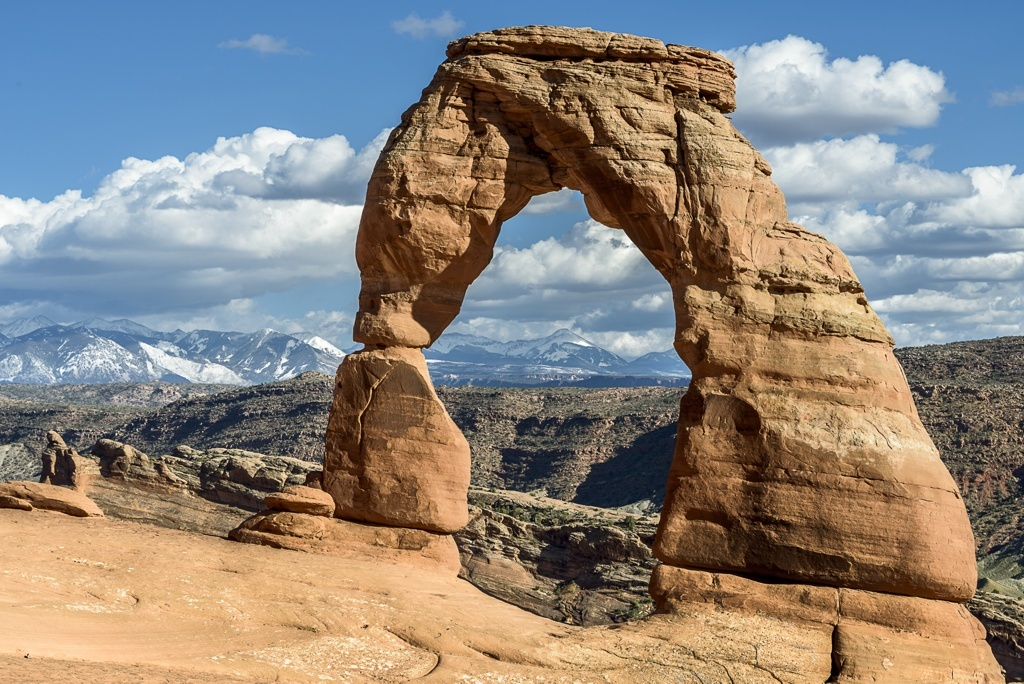
%> input picture assignment 2/delicate_arch.jpg, 1024 x 684 px
$ octave ColorHandling.m   (GNU Octave 9; MATLAB toolbox functions it lacks are replaced by stand-ins)
%> lines starting %> are read from the running program, lines starting %| are printed output that depends on the picture; in (x1, y1, x2, y2) boxes, pixels count from 0 and x2, y2 are one past the last pixel; in counts of white or black regions, pixels touching at a corner belong together; the program's own positions count from 1
%%%%% Ex3. Image Stylization
clear;
clc;

I = imread('delicate_arch.jpg');
%> I is the input picture: size 684x1024x3 uint8; mean R, G, B 140.8, 133.9, 126.5
I_ycbcr = rgb2ycbcr(double(I)./255);   %this is a transformation that you will learn about in later lectures, dont worry about it now
%> I_ycbcr: size 684x1024x3 double; mean of channels 1, 2, 3 0.518, 0.485, 0.516
I_gray = double(rgb2gray(I))./255;     %Just use this gray-scale image for any further processing

sigma_space = 5;
sigma_range = 0.1;
I_smooth = imbilatfilt(I_gray, sigma_range, sigma_space);
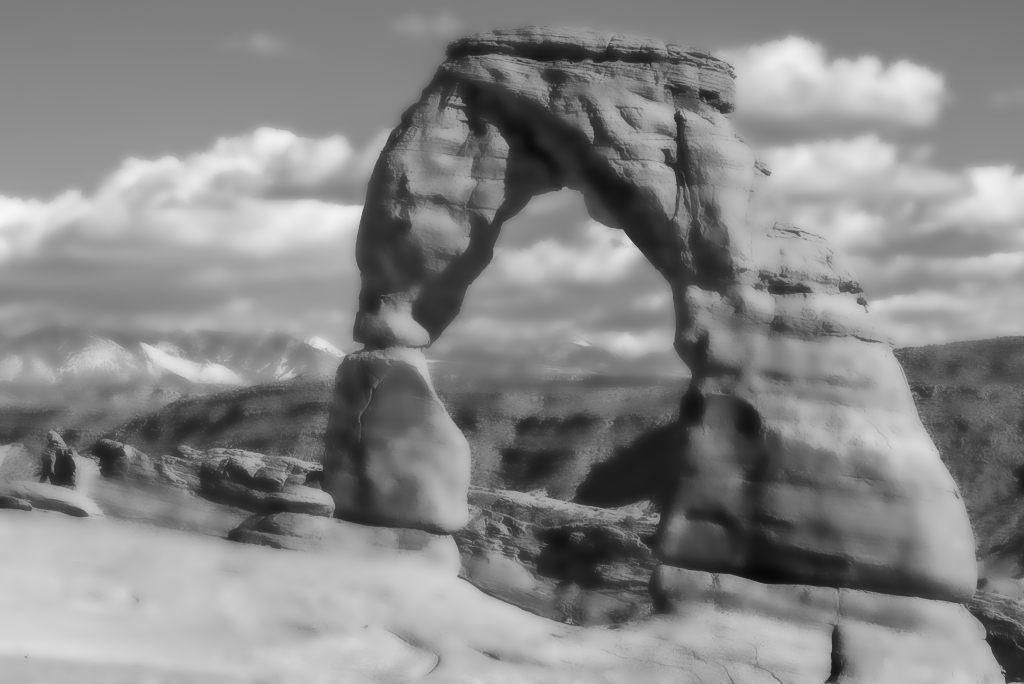
%> I_smooth: size 684x1024 double; min 0.0318, max 0.972, mean 0.53

I_edge = edge(I_smooth, 'Canny');
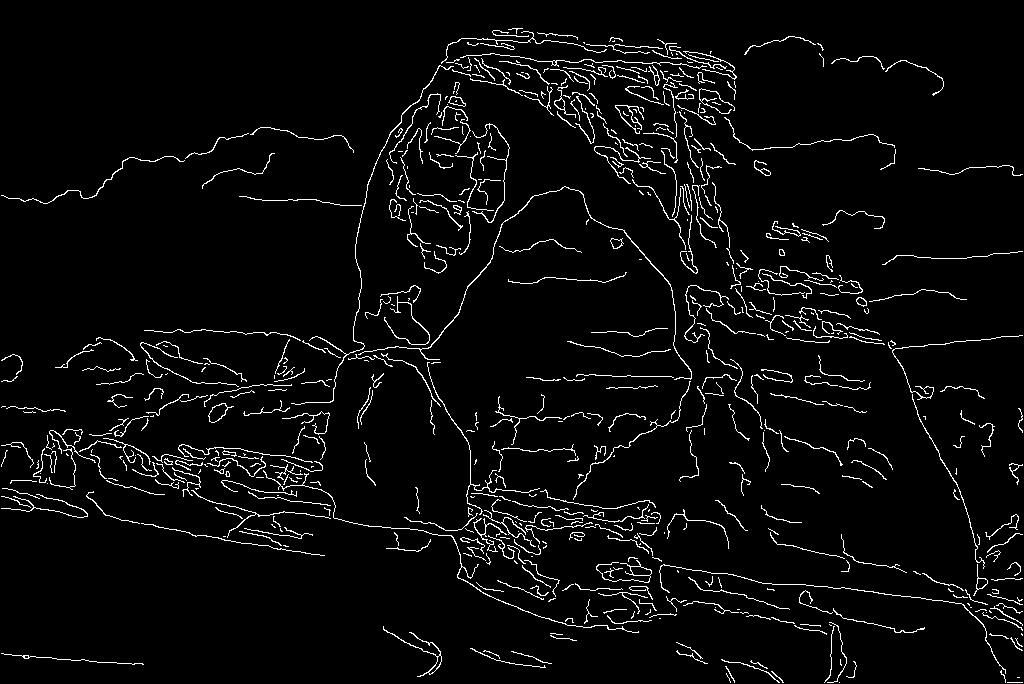
%> I_edge: size 684x1024 logical; 4% white in thin lines or dots

structuring_element = strel('disk', 1);
I_edge_dilated = imdilate(I_edge, structuring_element);
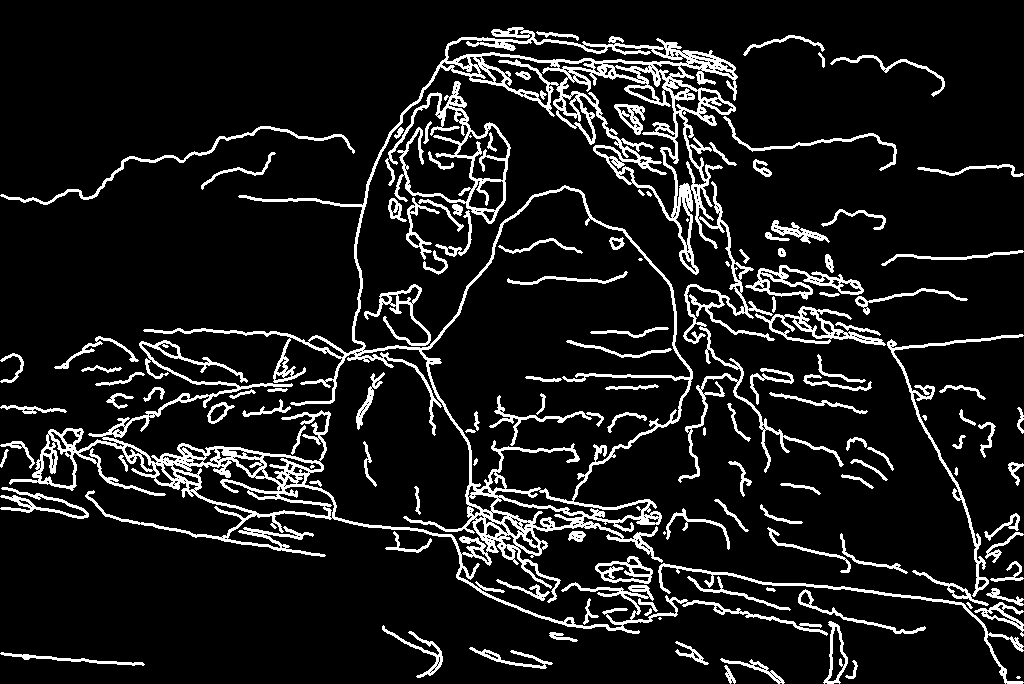
%> I_edge_dilated: size 684x1024 logical; 10.9% white; 135 white regions (8 under 20 px), largest, box (x1, y1, x2, y2) and area: (9, 27, 844, 636) 41212, (385, 81, 511, 224) 3195, (887, 334, 1024, 597) 1629
figure; montage({I_smooth, I_edge_dilated});
%> after `montage({I_smooth, I_edge_dilated})`:
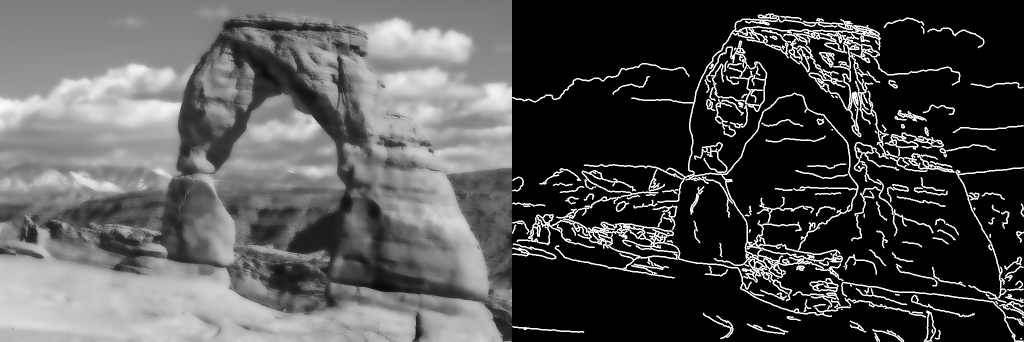
%> displayed picture: size 684x2048, on the screen's scale of 0 to 255 (shown at 1/2 size); min 0, max 255, mean 81.4

result = I_smooth;
result(I_edge_dilated) = 0;
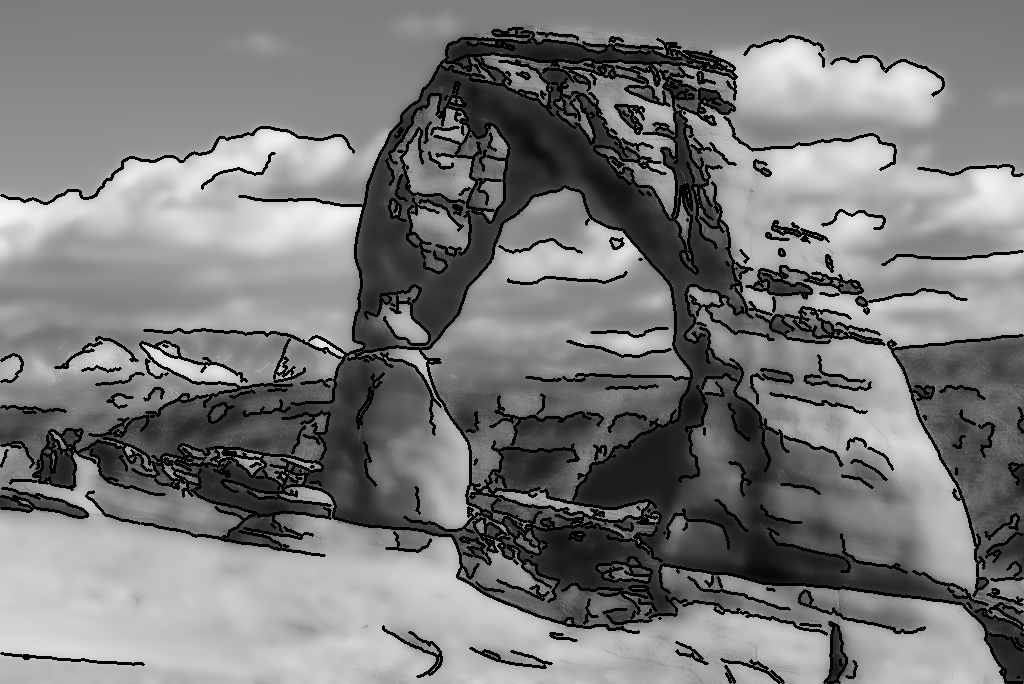
%> result: size 684x1024 double; 10.86% of pixels changed, all inside (x1, y1, x2, y2) = (0, 27, 1024, 684)

%%%%%%%% Processing %%%%%%%%%%%

J_ycbcr = cat(3,result,I_ycbcr(:,:,2),I_ycbcr(:,:,3)); %replace 'result' with your processed gray-scale output
%> J_ycbcr: size 684x1024x3 double; mean of channels 1, 2, 3 0.481, 0.485, 0.516
J_rgb = ycbcr2rgb(J_ycbcr);           %this is a transformation that you will learn about in later lectures, dont worry about it now
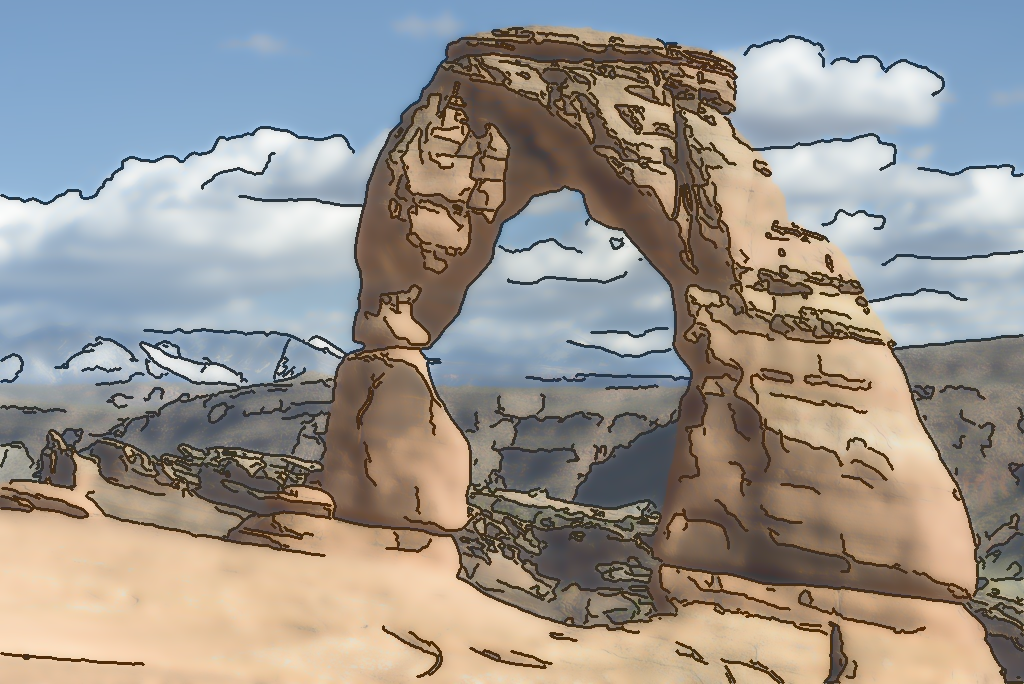
%> J_rgb: size 684x1024x3 double; mean R, G, B 0.509, 0.482, 0.453; drawn with min black and max white
figure;
imshow(J_rgb);
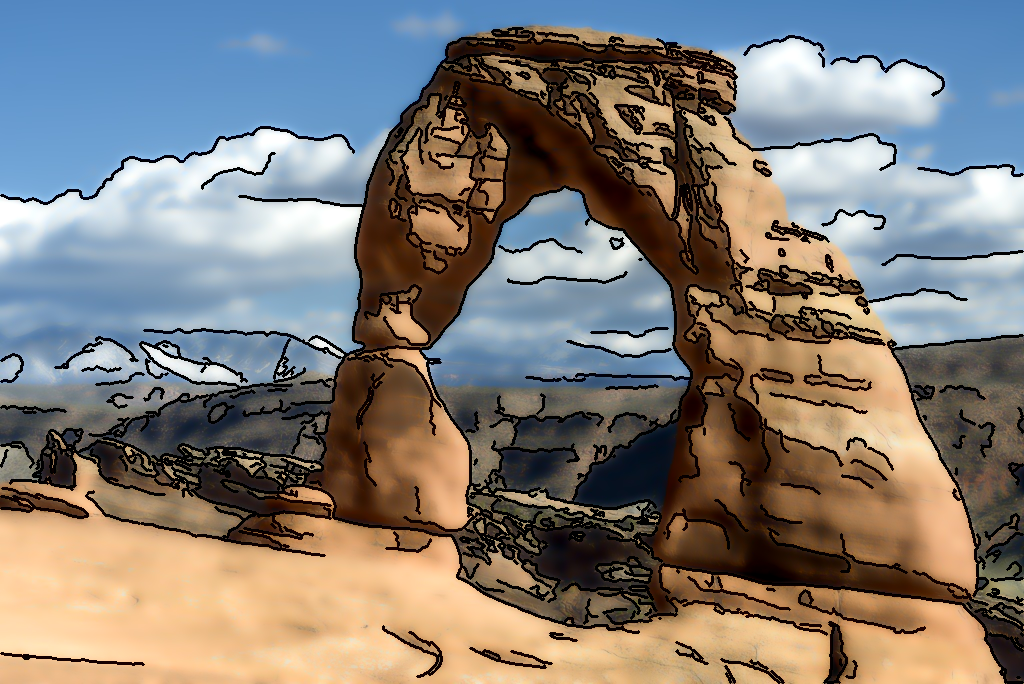
%> displayed picture: size 684x1024x3, on the screen's scale of 0 to 255; mean R, G, B 130.6, 125.3, 120.4

$ run again, with assignment 2/ex1.png saved as assignment 2/delicate_arch.jpg
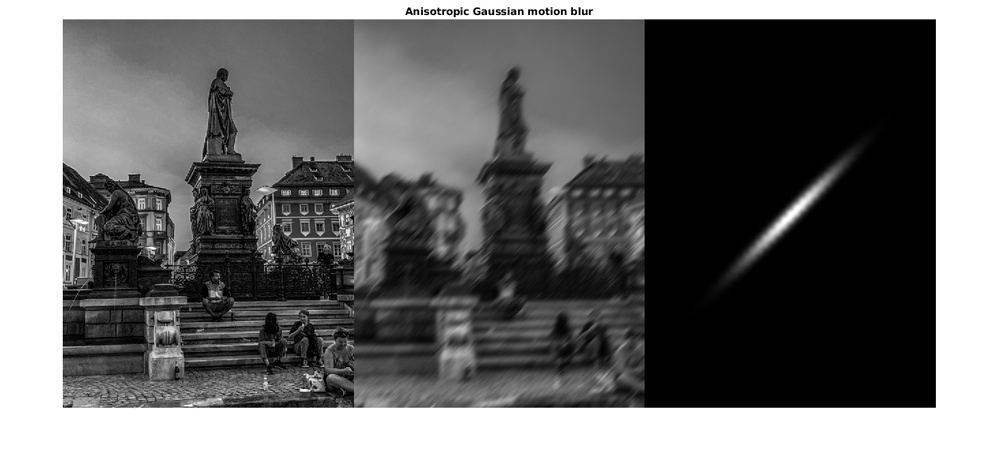
%> input picture assignment 2/ex1.png, 1000 x 451 px, shrunk from 1466 x 661 before the run
%> I is the input picture: size 451x1000x3 uint8; min 0, max 255, mean 106.6
%> I_ycbcr: size 451x1000x3 double; mean of channels 1, 2, 3 0.422, 0.502, 0.502
%> `I_edge = edge(I_smooth, 'Canny');`:
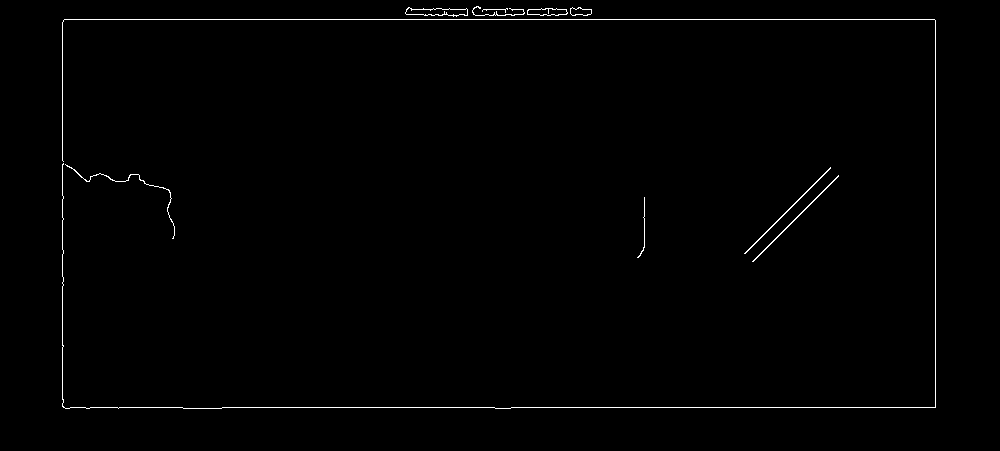
%> I_edge: size 451x1000 logical; 0.79% white in thin lines or dots, all inside (x1, y1, x2, y2) = (62, 6, 936, 409)
%> I_edge_dilated: size 451x1000 logical; 2.3% white; 5 white regions, box (x1, y1, x2, y2) and area: (61, 6, 937, 410) 8502, (471, 5, 593, 17) 793, (743, 166, 832, 255) 350, (751, 174, 840, 263) 350, (636, 196, 646, 259) 193
%> `result(I_edge_dilated) = 0;`:
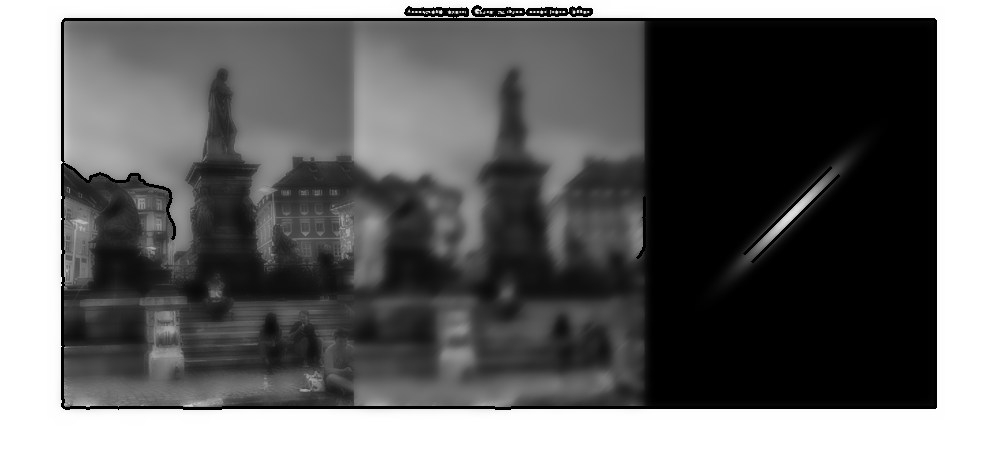
%> result: size 451x1000 double; min 0, max 1, mean 0.405
%> J_ycbcr: size 451x1000x3 double; mean of channels 1, 2, 3 0.405, 0.502, 0.502

$ run again, with assignment 2/ex2.png saved as assignment 2/delicate_arch.jpg
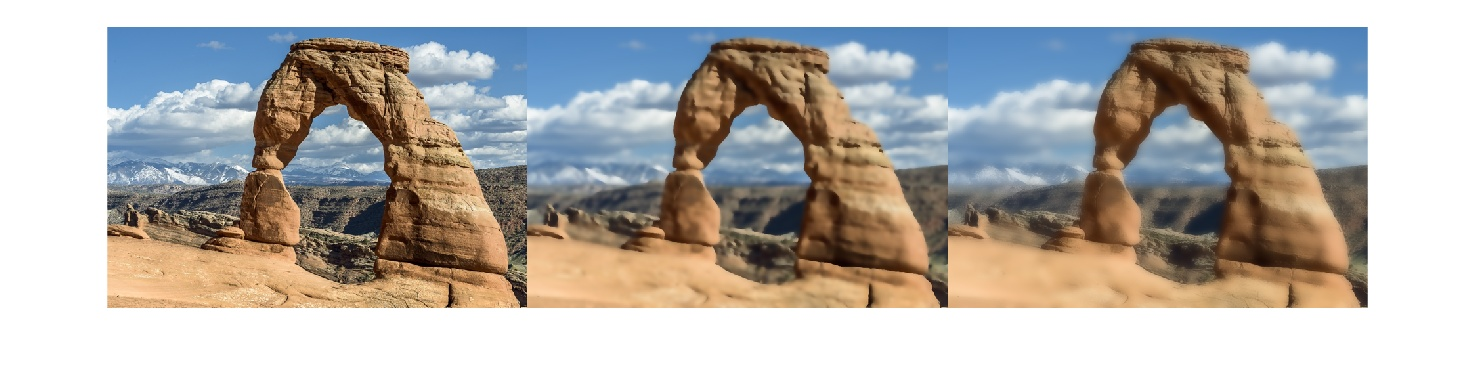
%> input picture assignment 2/ex2.png, 1476 x 370 px
%> I is the input picture: size 370x1476x3 uint8; mean R, G, B 180.9, 176.4, 171.6
%> I_ycbcr: size 370x1476x3 double; mean of channels 1, 2, 3 0.66, 0.491, 0.511
%> `I_edge = edge(I_smooth, 'Canny');`:
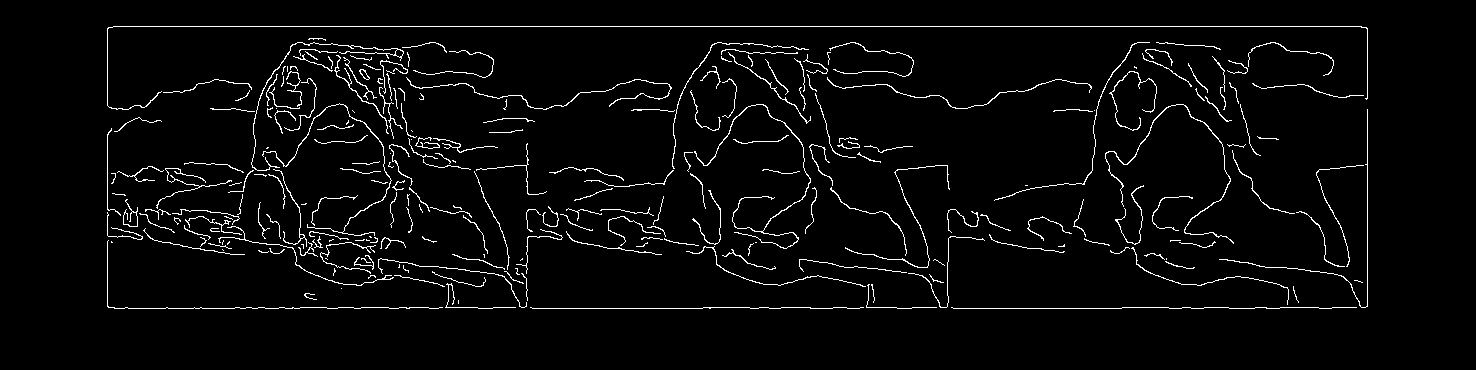
%> I_edge: size 370x1476 logical; 3.4% white in thin lines or dots, all inside (x1, y1, x2, y2) = (107, 26, 1368, 309)
%> I_edge_dilated: size 370x1476 logical; 9.4% white; 79 white regions (7 under 20 px), largest, box (x1, y1, x2, y2) and area: (106, 37, 517, 310) 14487, (106, 25, 1369, 111) 4768, (950, 103, 1358, 310) 3428
%> result: size 370x1476 double; min 0, max 1, mean 0.645
%> J_ycbcr: size 370x1476x3 double; mean of channels 1, 2, 3 0.645, 0.491, 0.511
%> `imshow(J_rgb);`:
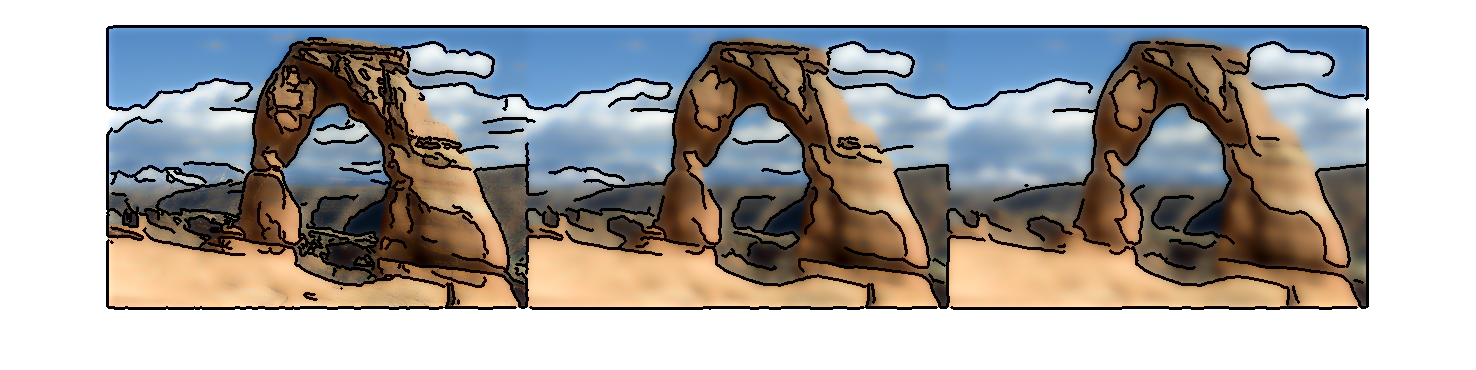
%> displayed picture: size 370x1476x3, on the screen's scale of 0 to 255; mean R, G, B 170.1, 166.5, 163.2
